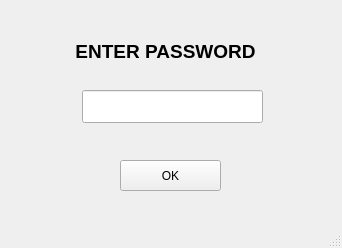
<?xml version="1.0" encoding="UTF-8"?>
<ui version="4.0">
 <class>login</class>
 <widget class="QMainWindow" name="login">
  <property name="geometry">
   <rect>
    <x>0</x>
    <y>0</y>
    <width>342</width>
    <height>248</height>
   </rect>
  </property>
  <property name="windowTitle">
   <string>LOGIN WINDOW</string>
  </property>
  <widget class="QWidget" name="centralwidget">
   <widget class="QLabel" name="label">
    <property name="geometry">
     <rect>
      <x>70</x>
      <y>40</y>
      <width>191</width>
      <height>21</height>
     </rect>
    </property>
    <property name="text">
     <string>&lt;html&gt;&lt;head/&gt;&lt;body&gt;&lt;p align=&quot;center&quot;&gt;&lt;span style=&quot; font-size:14pt; font-weight:600;&quot;&gt;ENTER PASSWORD&lt;/span&gt;&lt;/p&gt;&lt;/body&gt;&lt;/html&gt;</string>
    </property>
   </widget>
   <widget class="QLineEdit" name="password">
    <property name="geometry">
     <rect>
      <x>82</x>
      <y>90</y>
      <width>181</width>
      <height>33</height>
     </rect>
    </property>
   </widget>
   <widget class="QPushButton" name="ok">
    <property name="geometry">
     <rect>
      <x>120</x>
      <y>160</y>
      <width>101</width>
      <height>31</height>
     </rect>
    </property>
    <property name="text">
     <string>OK</string>
    </property>
   </widget>
  </widget>
  <widget class="QStatusBar" name="statusbar"/>
 </widget>
 <resources/>
 <connections/>
</ui>
